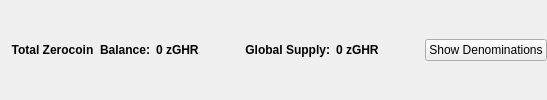
                       <widget class="QFrame" name="balanceSupplyFrame">
                        <layout class="QHBoxLayout" name="horizontalLayout_2" stretch="0,0,0,1,0">
                         <property name="rightMargin">
                          <number>0</number>
                         </property>
                         <item>
                          <layout class="QHBoxLayout" name="horizontalLayout_34">
                           <item>
                            <widget class="QLabel" name="labelzAvailableText_3">
                             <property name="font">
                              <font>
                               <weight>75</weight>
                               <bold>true</bold>
                              </font>
                             </property>
                             <property name="toolTip">
                              <string>Total Balance including unconfirmed and immature zGHR</string>
                             </property>
                             <property name="text">
                              <string>Total Zerocoin  Balance:</string>
                             </property>
                             <property name="alignment">
                              <set>Qt::AlignRight|Qt::AlignTrailing|Qt::AlignVCenter</set>
                             </property>
                            </widget>
                           </item>
                           <item>
                            <widget class="QLabel" name="labelzAvailableAmount_4">
                             <property name="minimumSize">
                              <size>
                               <width>40</width>
                               <height>0</height>
                              </size>
                             </property>
                             <property name="font">
                              <font>
                               <weight>75</weight>
                               <bold>true</bold>
                              </font>
                             </property>
                             <property name="toolTip">
                              <string>Total Balance including unconfirmed and immature zGHR</string>
                             </property>
                             <property name="text">
                              <string>0 zGHR</string>
                             </property>
                             <property name="alignment">
                              <set>Qt::AlignLeading|Qt::AlignLeft|Qt::AlignVCenter</set>
                             </property>
                            </widget>
                           </item>
                          </layout>
                         </item>
                         <item>
                          <spacer name="horizontalSpacer_32">
                           <property name="orientation">
                            <enum>Qt::Horizontal</enum>
                           </property>
                           <property name="sizeHint" stdset="0">
                            <size>
                             <width>40</width>
                             <height>20</height>
                            </size>
                           </property>
                          </spacer>
                         </item>
                         <item>
                          <layout class="QHBoxLayout" name="horizontalLayout_35">
                           <item>
                            <widget class="QLabel" name="labelZsupplyText_2">
                             <property name="font">
                              <font>
                               <weight>75</weight>
                               <bold>true</bold>
                              </font>
                             </property>
                             <property name="text">
                              <string>Global Supply:</string>
                             </property>
                             <property name="alignment">
                              <set>Qt::AlignRight|Qt::AlignTrailing|Qt::AlignVCenter</set>
                             </property>
                            </widget>
                           </item>
                           <item>
                            <widget class="QLabel" name="labelZsupplyAmount_2">
                             <property name="font">
                              <font>
                               <weight>75</weight>
                               <bold>true</bold>
                              </font>
                             </property>
                             <property name="text">
                              <string>0 zGHR</string>
                             </property>
                            </widget>
                           </item>
                          </layout>
                         </item>
                         <item>
                          <spacer name="horizontalSpacer_31">
                           <property name="orientation">
                            <enum>Qt::Horizontal</enum>
                           </property>
                           <property name="sizeHint" stdset="0">
                            <size>
                             <width>40</width>
                             <height>20</height>
                            </size>
                           </property>
                          </spacer>
                         </item>
                         <item>
                          <widget class="QPushButton" name="pushButtonShowDenoms">
                           <property name="toolTip">
                            <string>Show zGHR denominations list</string>
                           </property>
                           <property name="text">
                            <string>Show Denominations</string>
                           </property>
                          </widget>
                         </item>
                        </layout>
                       </widget>
